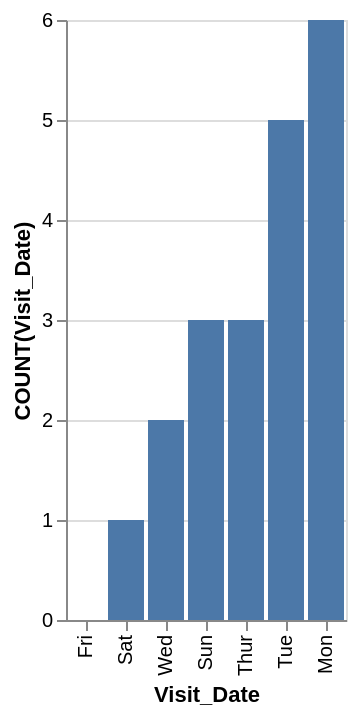

Write a Vega-Lite specification for this figure.
### Vega-Lite specification from a JSON file in a GitHub repository (floating-point values rounded to 4 significant figures)
{"data": {"values": [{"x_data": "Fri", "y_data": 0}, {"x_data": "Sat", "y_data": 1}, {"x_data": "Wed", "y_data": 2}, {"x_data": "Sun", "y_data": 3}, {"x_data": "Thur", "y_data": 3}, {"x_data": "Tue", "y_data": 5}, {"x_data": "Mon", "y_data": 6}]}, "mark": "bar", "encoding": {"x": {"field": "x_data", "type": "nominal", "title": "Visit_Date", "sort": {"op": "sum", "field": "y_data", "order": "ascending"}}, "y": {"field": "y_data", "type": "quantitative", "title": "COUNT(Visit_Date)"}}}
